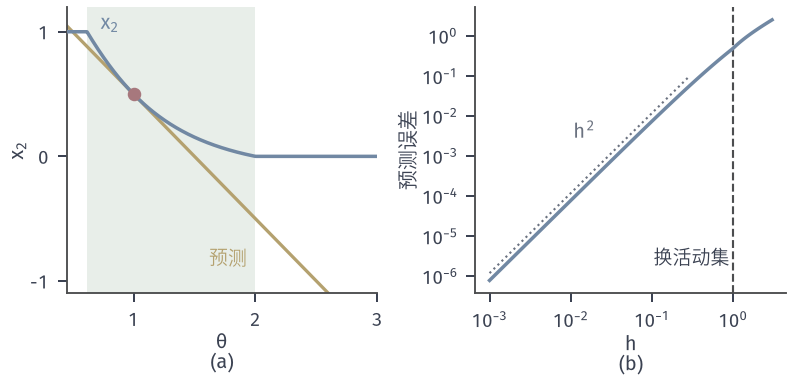

The script that drew this image:
from pathlib import Path
import sys
sys.path.insert(0, str(Path(__file__).resolve().parents[1]/'sens-common'))
from sens_core import *
# Price example: min .5(x1-1-th)^2+.5(x2-1)^2, th*x1+x2<=2, x>=0. Exact piecewise solution vs first-order prediction at th=1.
fig, axs = figure(width_mm=112, height_mm=54, ncols=2)
def exact(th):
    if th > 2: return np.array([2/th, 0.])  # x2=0 active
    lam = (th**2+th-1)/(1+th**2)
    if lam < 0: return np.array([1+th, 1.])
    return np.array([1+th-lam*th, 1-lam])
x0 = exact(1.); d = np.array([-.5, -1.])
ax = axs[0]
T = np.linspace(.45, 3, 500); E2 = np.array([exact(t)[1] for t in T])
ax.axvspan((np.sqrt(5)-1)/2, 2, facecolor=GREEN_FILL, edgecolor='none', zorder=0)
ax.plot(T, E2, color=BLUE, lw=1.4, zorder=3); ax.plot(T, x0[1]+d[1]*(T-1), color=YELLOW, lw=1.3, zorder=2)
opt_point(ax, (1, x0[1]))
ax.text(.73, 1.02, '$x_2$', fontsize=8, color=BLUE); ax.text(1.62, -.82, '预测', fontsize=7.5, color=YELLOW, va='center')
clean(ax, (.45, 3), (-1.1, 1.2), xlabel=r'$\theta$', sub='(a)', ylabel='$x_2$'); ax.set_xticks([1, 2, 3]); ax.set_yticks([-1, 0, 1])
ax = axs[1]
H = np.geomspace(1e-3, 3, 120)
err = np.array([np.linalg.norm(exact(1+h)-x0-h*d) for h in H])
ax.loglog(H, err, color=BLUE, lw=1.4, zorder=3)
ax.loglog(H[H < .3], 1.2*H[H < .3]**2, color=MUTED, lw=.85, ls=':', zorder=2)
ax.axvline(1, color=ACTIVE, lw=.85, ls='--', zorder=1)
ax.text(.02, 2.2e-3, '$h^2$', fontsize=8, color=MUTED, ha='right', va='bottom')
ax.text(.9, 2e-6, r'换活动集', fontsize=7.5, ha='right', color=INK)
clean(ax, None, None, xlabel='$h$', sub='(b)', ylabel='预测误差')
ax.minorticks_off()
save(fig, Path(__file__).resolve().parent, 'figure', {'x0': list(x0), 'dx': list(d), 'err@.1': float(np.linalg.norm(exact(1.1)-x0-.1*d))})
for h in (.1, .01): print(h, exact(1+h), x0+h*d, np.linalg.norm(exact(1+h)-x0-h*d))
